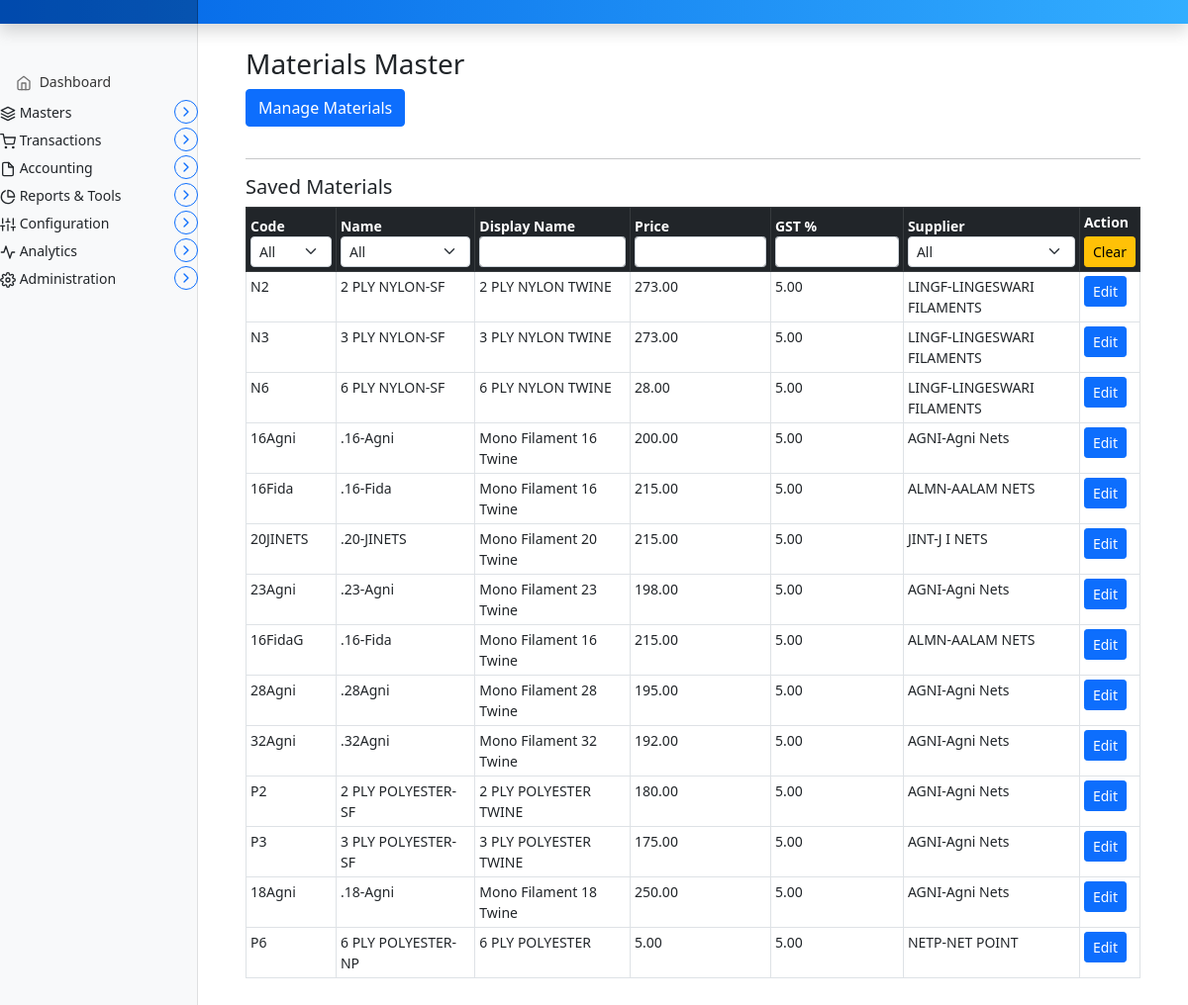
The page /invoice/materials/ on the database its author committed.
### marania_invoice_app/models.py (models this page shows, shortened)
class Materials(models.Model):
    code = models.CharField(max_length=50, unique=True)
    name = models.CharField(max_length=255)
    displayname = models.CharField(max_length=255, blank=True, null=True)
    price = models.DecimalField(
        max_digits=10,
        decimal_places=2,
        default=0.00
    )
    gst = models.DecimalField(
        max_digits=5,
        decimal_places=2,
        blank=True,
        null=True,
        help_text="GST percentage (e.g. 9.00)"
    )
    supplier = models.ForeignKey(
                            Parties,
                            to_field='code',
                            on_delete=models.DO_NOTHING,
                            related_name='materials',
                            db_constraint=False,   # ⭐ KEY LINE
                            null=True,
                            blank=True
                        )
    created_at = models.DateTimeField(auto_now_add=True)
    updated_at = models.DateTimeField(auto_now=True)

class Parties(models.Model):
    code = models.CharField(max_length=50, unique=True, primary_key=True)
    name = models.CharField(max_length=255)
    gst = models.CharField(max_length=20, blank=True, null=True)
    phone = models.CharField(max_length=50, blank=True, null=True)
    email = models.EmailField(blank=True, null=True)
    address_bill_to = models.TextField(blank=True, null=True)
    address_ship_to = models.TextField(blank=True, null=True)
    is_within_state = models.BooleanField(default=True)
    roles = models.ManyToManyField('PartyRole', blank=True, db_constraint=False)
    created_at = models.DateTimeField(auto_now_add=True)   # automatically set on creation
    updated_at = models.DateTimeField(auto_now=True)       # automatically set on update
    def __str__(self):
        return f"{self.code}-{self.name}"

### marania_invoice_app/views.py (the view, shortened to what this page needs)
# urls.py: path("materials/", views.materials_view, name="materials"),
def materials_view(request):
    context = {
        "materials": Materials.objects.select_related("supplier"),
        "suppliers": Parties.objects.filter(
            roles__role__iexact="supplier"
        ).distinct(),
    }
    return render(request, "marania_invoice_app/materials.html", context)

### templates/marania_invoice_app/materials.html (shortened to what this page needs)
{% extends 'partials/base.html' %}
{% load static %}
{% block main %}
<main class="col-md-9 ms-sm-auto col-lg-10 px-md-4">
  <div class="container my-4">
    <h3>Materials Master</h3>
    <button class="btn btn-primary mb-3" type="button"
            data-bs-toggle="collapse"
            data-bs-target="#materialForm">
      Manage Materials
    </button>
    <hr>
    <h5>Saved Materials</h5>
    {% if materials %}
    <div class="table-responsive">
      <table class="table table-bordered table-hover table-sm" id="materials-table">
        <thead class="table-dark">
          <tr>
            <th>Code
              <select class="form-select form-select-sm column-filter" data-col="0">
                <option value="">All</option>
              </select>
            </th>
            <th>Name
              <select class="form-select form-select-sm column-filter" data-col="1">
                <option value="">All</option>
              </select>
            </th>
            <th>Display Name
              <input type="text" class="form-control form-control-sm text-filter" data-col="2">
            </th>
            <th>Price
              <input type="text" class="form-control form-control-sm text-filter" data-col="3">
            </th>
            <th>GST %
              <input type="text" class="form-control form-control-sm text-filter" data-col="4">
            </th>
            <th>Supplier
              <select class="form-select form-select-sm column-filter" data-col="5">
                <option value="">All</option>
              </select>
            </th>
            <th>
              Action
              <div class="mt-1">
                <button type="button" id="clear-filters" class="btn btn-warning btn-sm">
                  Clear
                </button>
              </div>
            </th>
          </tr>
        </thead>
        <tbody>
          {% for m in materials %}
          <tr>
            <td>{{ m.code }}</td>
            <td>{{ m.name }}</td>
            <td>{{ m.displayname }}</td>
            <td>{{ m.price }}</td>
            <td>{{ m.gst }}</td>
            <td>{{ m.supplier }}</td>
            <td>
              <button type="button"
                      class="btn btn-primary btn-sm load-material"
                      data-id="{{ m.id }}">
                Edit
              </button>
            </td>
          </tr>
          {% endfor %}
        </tbody>
      </table>
    </div>
    {% endif %}
  </div>
</main>
{% endblock %}

### static/assets/css/dashboard.css (style rules this page uses)
body { font-size: .875rem; }

### rows shown on the page
Materials: code "N2", name "2 PLY NYLON-SF", displayname "2 PLY NYLON TWINE", price "273.00", gst "5.00", supplier "LINGF-LINGESWARI FILAMENTS"
Materials: code "N3", name "3 PLY NYLON-SF", displayname "3 PLY NYLON TWINE", price "273.00", gst "5.00", supplier "LINGF-LINGESWARI FILAMENTS"
Materials: code "N6", name "6 PLY NYLON-SF", displayname "6 PLY NYLON TWINE", price "28.00", gst "5.00", supplier "LINGF-LINGESWARI FILAMENTS"
Materials: code "16Agni", name ".16-Agni", displayname "Mono Filament 16 Twine", price "200.00", gst "5.00", supplier "AGNI-Agni Nets"
Materials: code "16Fida", name ".16-Fida", displayname "Mono Filament 16 Twine", price "215.00", gst "5.00", supplier "ALMN-AALAM NETS"
Materials: code "20JINETS", name ".20-JINETS", displayname "Mono Filament 20 Twine", price "215.00", gst "5.00", supplier "JINT-J I NETS"
Materials: code "23Agni", name ".23-Agni", displayname "Mono Filament 23 Twine", price "198.00", gst "5.00", supplier "AGNI-Agni Nets"
Materials: code "16FidaG", name ".16-Fida", displayname "Mono Filament 16 Twine", price "215.00", gst "5.00", supplier "ALMN-AALAM NETS"
Materials: code "28Agni", name ".28Agni", displayname "Mono Filament 28 Twine", price "195.00", gst "5.00", supplier "AGNI-Agni Nets"
Materials: code "32Agni", name ".32Agni", displayname "Mono Filament 32 Twine", price "192.00", gst "5.00", supplier "AGNI-Agni Nets"
Materials: code "P2", name "2 PLY POLYESTER-SF", displayname "2 PLY POLYESTER TWINE", price "180.00", gst "5.00", supplier "AGNI-Agni Nets"
Materials: code "P3", name "3 PLY POLYESTER-SF", displayname "3 PLY POLYESTER TWINE", price "175.00", gst "5.00", supplier "AGNI-Agni Nets"
Materials: code "18Agni", name ".18-Agni", displayname "Mono Filament 18 Twine", price "250.00", gst "5.00", supplier "AGNI-Agni Nets"
Materials: code "P6", name "6 PLY POLYESTER-NP", displayname "6 PLY POLYESTER", price "5.00", gst "5.00", supplier "NETP-NET POINT"
